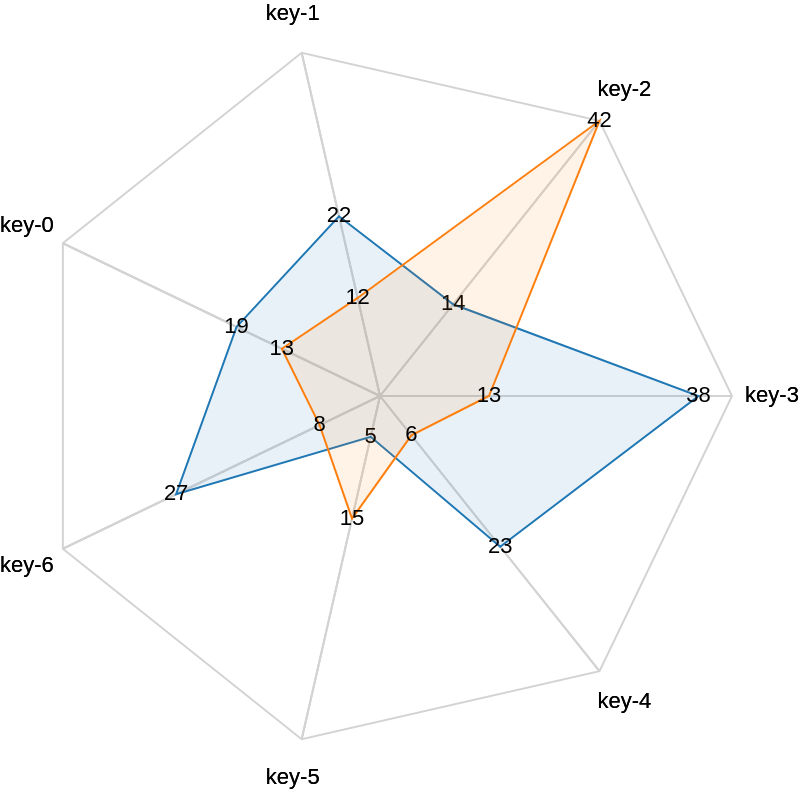

Specify this chart in Vega-Lite:
### Vega specification from a JSON file in a GitHub repository (floating-point values rounded to 4 significant figures)
{"$schema": "https://vega.github.io/schema/vega/v5.json", "width": 400, "config": {"autosize": {"type": "fit-x", "resize": true, "contains": "padding"}}, "signals": [{"name": "radius", "update": "width / 2"}], "data": [{"name": "table", "values": [{"key": "key-0", "value": 19, "category": 0}, {"key": "key-1", "value": 22, "category": 0}, {"key": "key-2", "value": 14, "category": 0}, {"key": "key-3", "value": 38, "category": 0}, {"key": "key-4", "value": 23, "category": 0}, {"key": "key-5", "value": 5, "category": 0}, {"key": "key-6", "value": 27, "category": 0}, {"key": "key-0", "value": 13, "category": 1}, {"key": "key-1", "value": 12, "category": 1}, {"key": "key-2", "value": 42, "category": 1}, {"key": "key-3", "value": 13, "category": 1}, {"key": "key-4", "value": 6, "category": 1}, {"key": "key-5", "value": 15, "category": 1}, {"key": "key-6", "value": 8, "category": 1}]}], "scales": [{"name": "angular", "type": "point", "range": {"signal": "[-PI, PI]"}, "padding": 0.5, "domain": {"data": "table", "field": "key"}}, {"name": "radial", "type": "linear", "range": {"signal": "[0, radius]"}, "zero": true, "nice": false, "domain": {"data": "table", "field": "value"}, "domainMin": 0}, {"name": "color", "type": "ordinal", "domain": {"data": "table", "field": "category"}, "range": {"scheme": "category10"}}], "marks": [{"type": "group", "encode": {"enter": {"x": {"signal": "radius"}, "y": {"signal": "radius"}}}, "marks": [{"type": "group", "name": "categories", "zindex": 1, "from": {"facet": {"data": "table", "name": "facet", "groupby": ["category"]}}, "marks": [{"type": "line", "name": "category-line", "from": {"data": "facet"}, "encode": {"enter": {"x": {"signal": "scale('radial', datum.value) * cos(scale('angular', datum.key))"}, "y": {"signal": "scale('radial', datum.value) * sin(scale('angular', datum.key))"}, "stroke": {"scale": "color", "field": "category"}, "strokeWidth": {"value": 1}, "interpolate": {"value": "linear-closed"}, "fill": {"scale": "color", "field": "category"}, "fillOpacity": {"value": 0.1}}}}, {"type": "text", "name": "value-text", "from": {"data": "category-line"}, "encode": {"enter": {"x": {"signal": "datum.x"}, "y": {"signal": "datum.y"}, "text": {"signal": "datum.datum.value"}, "align": {"value": "center"}, "baseline": {"value": "middle"}, "fill": {"value": "black"}}}}]}, {"type": "rule", "name": "radial-grid", "from": {"data": "table"}, "zindex": 0, "encode": {"enter": {"x": {"value": 0}, "y": {"value": 0}, "x2": {"signal": "radius * cos(scale('angular', datum.key))"}, "y2": {"signal": "radius * sin(scale('angular', datum.key))"}, "stroke": {"value": "lightgray"}, "strokeWidth": {"value": 1}}}}, {"type": "text", "name": "key-label", "from": {"data": "radial-grid"}, "zindex": 1, "encode": {"enter": {"x": {"signal": "datum.x2"}, "dx": {"signal": "20 * cos(scale('angular', datum.datum.key))"}, "y": {"signal": "datum.y2"}, "dy": {"signal": "20 * sin(scale('angular', datum.datum.key))"}, "text": {"signal": "datum.datum.key"}, "align": {"value": "center"}, "baseline": {"value": "middle"}, "fill": {"value": "black"}}}}, {"type": "line", "name": "outer-line", "from": {"data": "radial-grid"}, "encode": {"enter": {"x": {"signal": "datum.x2"}, "y": {"signal": "datum.y2"}, "stroke": {"value": "lightgray"}, "strokeWidth": {"value": 1}}}}]}]}
